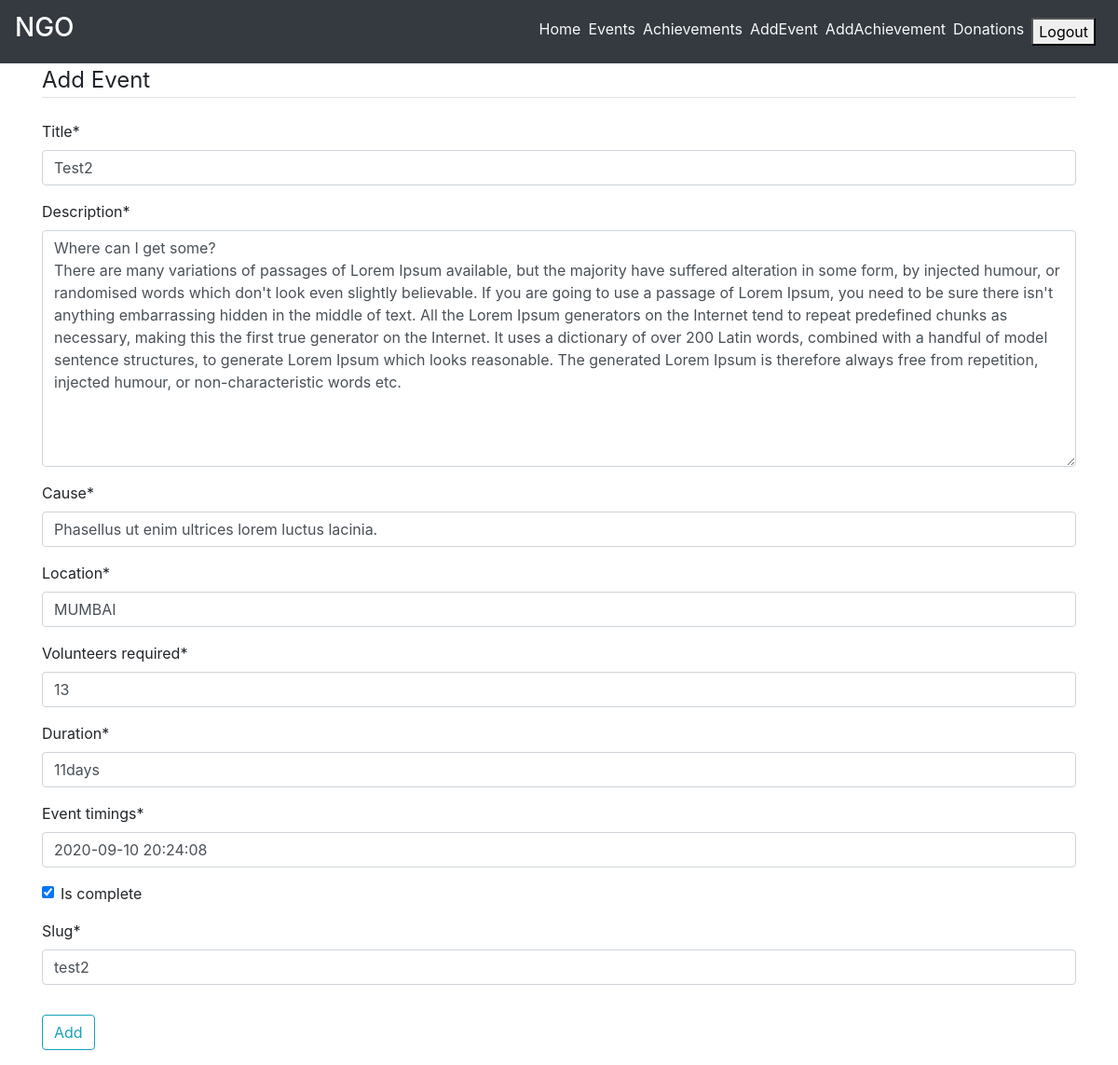
/event-update/test2/ (signed in), run on the app's committed database.
### main/models.py (models this page shows, shortened)
class Event(models.Model):
    created_by = models.ForeignKey(settings.AUTH_USER_MODEL,related_name="event_creator", on_delete=models.CASCADE)
    volunteers = models.ManyToManyField(settings.AUTH_USER_MODEL,related_name="volunteers",blank=True)
    title = models.CharField(max_length=75)
    description = models.TextField()
    cause = models.CharField(max_length=100)
    location = models.CharField(max_length=150)
    volunteers_required = models.IntegerField(default=1)
    duration = models.CharField(max_length=20)
    event_timings = models.DateTimeField(default=timezone.now)
    is_complete = models.BooleanField(default=False)
    slug = models.SlugField(default="event_name")

### main/views.py (the view, shortened to what this page needs)
# urls.py: path('event-update/<slug>/', EventUpdateView.as_view(), name='event-update'),
class EventUpdateView(LoginRequiredMixin, UserPassesTestMixin, UpdateView):
    model = Event
    fields = ['title', 'description', 'cause', 'location', 'volunteers_required', 'duration', 'event_timings', 'is_complete', 'slug']
    def test_func(self):
        event = self.get_object()
        if self.request.user == event.created_by:
            return True
        return False

### main/templatetags/get_group.py (called while the page is built)
@register.filter(name='has_group')
def has_group(user, group_name):
    return user.groups.filter(name=group_name).exists()

### main/templates/main/event_form.html (shortened to what this page needs)
{% extends "main/layout.html" %}
{% load crispy_forms_tags %}
{% block content %}
<div class="form">
    <div class="container">
        <div class="row">
            <div class="col-sm-12">
                <form method="POST">
                    <fieldset class="form-group">
                        <legend class="border-bottom mb-4">Add Event</legend>
                        {{ form|crispy }}
                    </fieldset>
                    <div class="form-group">
                        <button class="btn btn-outline-info" type="submit">Add</button>
                    </div>
                </form>
            </div>
        </div>
    </div>
</div>
{% endblock content %}

### data on the page
Event: title "Test2", description "Where can I get some? There are many variations of passages of Lorem Ipsum available, but the majority have suffered alteration in some form, by injected humour, or randomised words which don't look even slightly believable. If you are going to use a passage of Lorem Ipsum, you need to be sure there isn't anything embarrassing hidden in the middle of text. All the Lorem Ipsum generators on the Internet tend to repeat predefined chunks as necessary, making this the first true generator on the Internet. It uses a dictionary of over 200 Latin words, combined with a handful of model sentence structures, to generate Lorem Ipsum which looks reasonable. The generated Lorem Ipsum is therefore…", cause "Phasellus ut enim ultrices lorem luctus lacinia.", location "MUMBAI", volunteers_required "13", duration "11days", event_timings "2020-09-10 20:24:08", is_complete "☑", slug "test2"
